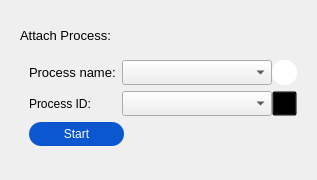
                 <widget class="RoundShadowWidget" name="widgetWindbgIFEO_2" native="true">
                  <property name="layoutDirection">
                   <enum>Qt::LeftToRight</enum>
                  </property>
                  <property name="styleSheet">
                   <string notr="true"/>
                  </property>
                  <layout class="QVBoxLayout" name="verticalLayout_12">
                   <property name="leftMargin">
                    <number>20</number>
                   </property>
                   <property name="topMargin">
                    <number>25</number>
                   </property>
                   <property name="bottomMargin">
                    <number>25</number>
                   </property>
                   <item>
                    <layout class="QHBoxLayout" name="horizontalLayout_20">
                     <item>
                      <widget class="QLabel" name="label_11">
                       <property name="styleSheet">
                        <string notr="true">font-family: &quot;Microsoft YaHei&quot;;
font-size: 13px;</string>
                       </property>
                       <property name="text">
                        <string>Attach Process:</string>
                       </property>
                      </widget>
                     </item>
                     <item>
                      <spacer name="horizontalSpacer_11">
                       <property name="orientation">
                        <enum>Qt::Horizontal</enum>
                       </property>
                       <property name="sizeHint" stdset="0">
                        <size>
                         <width>40</width>
                         <height>20</height>
                        </size>
                       </property>
                      </spacer>
                     </item>
                    </layout>
                   </item>
                   <item>
                    <widget class="QWidget" name="widget_6" native="true">
                     <layout class="QVBoxLayout" name="verticalLayout_18">
                      <item>
                       <layout class="QHBoxLayout" name="horizontalLayout_12">
                        <item>
                         <layout class="QVBoxLayout" name="verticalLayout">
                          <item>
                           <widget class="QLabel" name="label_7">
                            <property name="styleSheet">
                             <string notr="true">font-family: &quot;Microsoft YaHei&quot;;
font-size: 13px;</string>
                            </property>
                            <property name="text">
                             <string>Process name:</string>
                            </property>
                           </widget>
                          </item>
                          <item>
                           <widget class="QLabel" name="label_8">
                            <property name="styleSheet">
                             <string notr="true">font-family: &quot;Microsoft YaHei&quot;;
font-size: 12px;</string>
                            </property>
                            <property name="text">
                             <string>Process ID:</string>
                            </property>
                           </widget>
                          </item>
                         </layout>
                        </item>
                        <item>
                         <layout class="QVBoxLayout" name="verticalLayout_16">
                          <item>
                           <layout class="QHBoxLayout" name="horizontalLayout_8">
                            <property name="spacing">
                             <number>0</number>
                            </property>
                            <item>
                             <widget class="ComboBox" name="comboBox_attach_name">
                              <property name="sizePolicy">
                               <sizepolicy hsizetype="MinimumExpanding" vsizetype="Fixed">
                                <horstretch>0</horstretch>
                                <verstretch>0</verstretch>
                               </sizepolicy>
                              </property>
                              <property name="minimumSize">
                               <size>
                                <width>150</width>
                                <height>25</height>
                               </size>
                              </property>
                              <property name="editable">
                               <bool>false</bool>
                              </property>
                              <property name="placeholderText">
                               <string>example: git.exe</string>
                              </property>
                              <property name="frame">
                               <bool>true</bool>
                              </property>
                             </widget>
                            </item>
                            <item>
                             <widget class="QPushButton" name="btn_refresh_process_2">
                              <property name="minimumSize">
                               <size>
                                <width>25</width>
                                <height>25</height>
                               </size>
                              </property>
                              <property name="maximumSize">
                               <size>
                                <width>25</width>
                                <height>25</height>
                               </size>
                              </property>
                              <property name="styleSheet">
                               <string notr="true">QPushButton {
border:None;
background-color:#FFFFFF;
qproperty-icon: url(:/WindbgConfig/images/def_100_precent/refresh.png) center;
border-radius:12px;
} 

QPushButton:hover {
border:None;
qproperty-icon: url(:/WindbgConfig/images/def_100_precent/refresh.png) center;
background-color:#d2d4d9;
border-radius:12px;
}

QPushButton:pressed {
border:None;
qproperty-icon: url(:/WindbgConfig/images/def_100_precent/refresh.png) center;
background-color:#d8dbdf;
border-radius:12px;
}</string>
                              </property>
                              <property name="text">
                               <string/>
                              </property>
                             </widget>
                            </item>
                           </layout>
                          </item>
                          <item>
                           <layout class="QHBoxLayout" name="horizontalLayout_11">
                            <property name="spacing">
                             <number>0</number>
                            </property>
                            <item>
                             <widget class="ComboBox" name="comboBox_attach_pid">
                              <property name="sizePolicy">
                               <sizepolicy hsizetype="MinimumExpanding" vsizetype="Fixed">
                                <horstretch>0</horstretch>
                                <verstretch>0</verstretch>
                               </sizepolicy>
                              </property>
                              <property name="minimumSize">
                               <size>
                                <width>0</width>
                                <height>25</height>
                               </size>
                              </property>
                              <property name="editable">
                               <bool>false</bool>
                              </property>
                              <property name="placeholderText">
                               <string/>
                              </property>
                              <property name="frame">
                               <bool>true</bool>
                              </property>
                             </widget>
                            </item>
                            <item>
                             <widget class="QPushButton" name="btn_refresh_process_3">
                              <property name="minimumSize">
                               <size>
                                <width>25</width>
                                <height>25</height>
                               </size>
                              </property>
                              <property name="maximumSize">
                               <size>
                                <width>25</width>
                                <height>25</height>
                               </size>
                              </property>
                              <property name="styleSheet">
                               <string notr="true">background-color:transparent;</string>
                              </property>
                              <property name="text">
                               <string/>
                              </property>
                             </widget>
                            </item>
                           </layout>
                          </item>
                         </layout>
                        </item>
                       </layout>
                      </item>
                      <item>
                       <layout class="QHBoxLayout" name="horizontalLayout_9">
                        <item>
                         <widget class="QPushButton" name="btn_attach">
                          <property name="sizePolicy">
                           <sizepolicy hsizetype="Fixed" vsizetype="Fixed">
                            <horstretch>0</horstretch>
                            <verstretch>0</verstretch>
                           </sizepolicy>
                          </property>
                          <property name="minimumSize">
                           <size>
                            <width>95</width>
                            <height>24</height>
                           </size>
                          </property>
                          <property name="styleSheet">
                           <string notr="true">QPushButton {
background-color:#0b57d0;
color:#FFFFFF;
font-family: &quot;Microsoft YaHei&quot;;
font-size: 12px;
border-radius: 12px;
}

QPushButton:hover{
background-color:#2468d5;
}

QPushButton:pressed{
background-color:#407ee1;
}</string>
                          </property>
                          <property name="text">
                           <string>Start</string>
                          </property>
                         </widget>
                        </item>
                        <item>
                         <spacer name="horizontalSpacer_2">
                          <property name="orientation">
                           <enum>Qt::Horizontal</enum>
                          </property>
                          <property name="sizeHint" stdset="0">
                           <size>
                            <width>40</width>
                            <height>20</height>
                           </size>
                          </property>
                         </spacer>
                        </item>
                       </layout>
                      </item>
                     </layout>
                    </widget>
                   </item>
                  </layout>
                 </widget>
